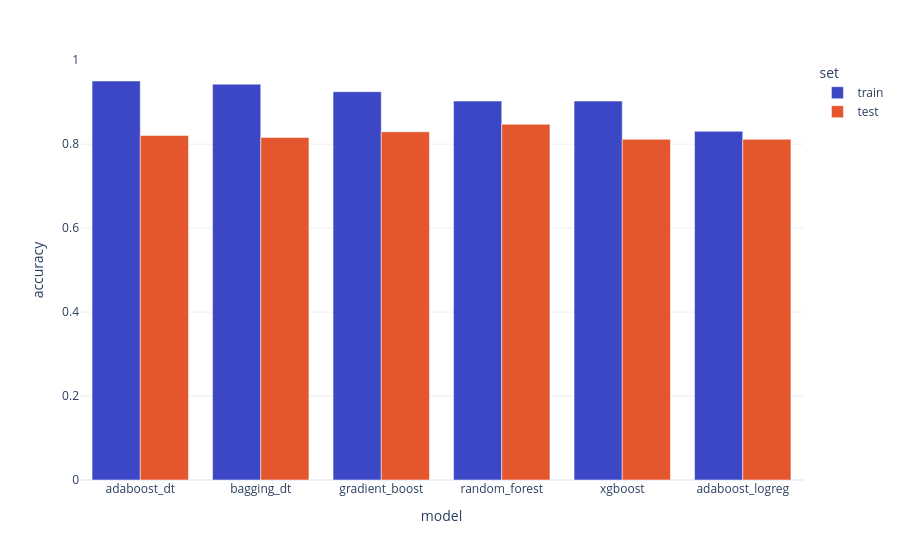

Write notebook code for a chart like this one.
### Code cell
px.bar(scores_df, x = "model", y = 'accuracy', color = 'set', barmode = 'group', width = 900)

### Figure 1 — Plotly figure (JSON) as saved in the notebook; plotly's stock layout.template omitted (floating-point values rounded to 4 significant figures)
{"data": [{"alignmentgroup": "True", "hovertemplate": "set=train<br>model=%{x}<br>accuracy=%{y}<extra></extra>", "legendgroup": "train", "marker": {"color": "#3B47C4", "pattern": {"shape": ""}}, "name": "train", "offsetgroup": "train", "orientation": "v", "showlegend": true, "textposition": "auto", "type": "bar", "x": ["adaboost_dt", "bagging_dt", "gradient_boost", "random_forest", "xgboost", "adaboost_logreg"], "xaxis": "x", "y": [0.9506, 0.9431, 0.9251, 0.9027, 0.9027, 0.8308], "yaxis": "y"}, {"alignmentgroup": "True", "hovertemplate": "set=test<br>model=%{x}<br>accuracy=%{y}<extra></extra>", "legendgroup": "test", "marker": {"color": "#E4572E", "pattern": {"shape": ""}}, "name": "test", "offsetgroup": "test", "orientation": "v", "showlegend": true, "textposition": "auto", "type": "bar", "x": ["random_forest", "gradient_boost", "adaboost_dt", "bagging_dt", "adaboost_logreg", "xgboost"], "xaxis": "x", "y": [0.8475, 0.8296, 0.8206, 0.8161, 0.8117, 0.8117], "yaxis": "y"}], "layout": {"barmode": "group", "legend": {"title": {"text": "set"}, "tracegroupgap": 0}, "margin": {"t": 60}, "width": 900, "xaxis": {"anchor": "y", "domain": [0.0, 1.0], "title": {"text": "model"}}, "yaxis": {"anchor": "x", "domain": [0.0, 1.0], "title": {"text": "accuracy"}}}}
